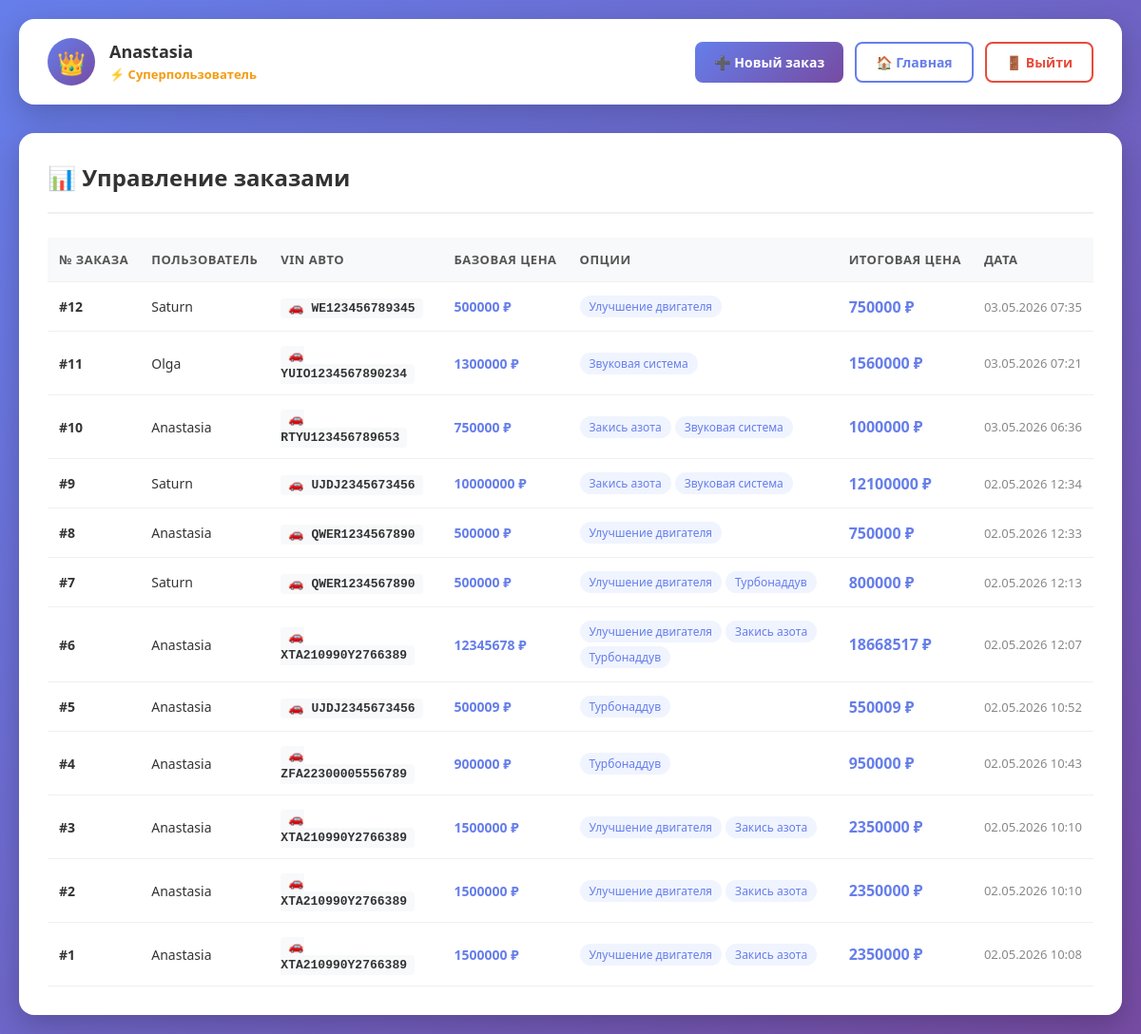
Before: /admin-panel/ (signed in) with the older database file.
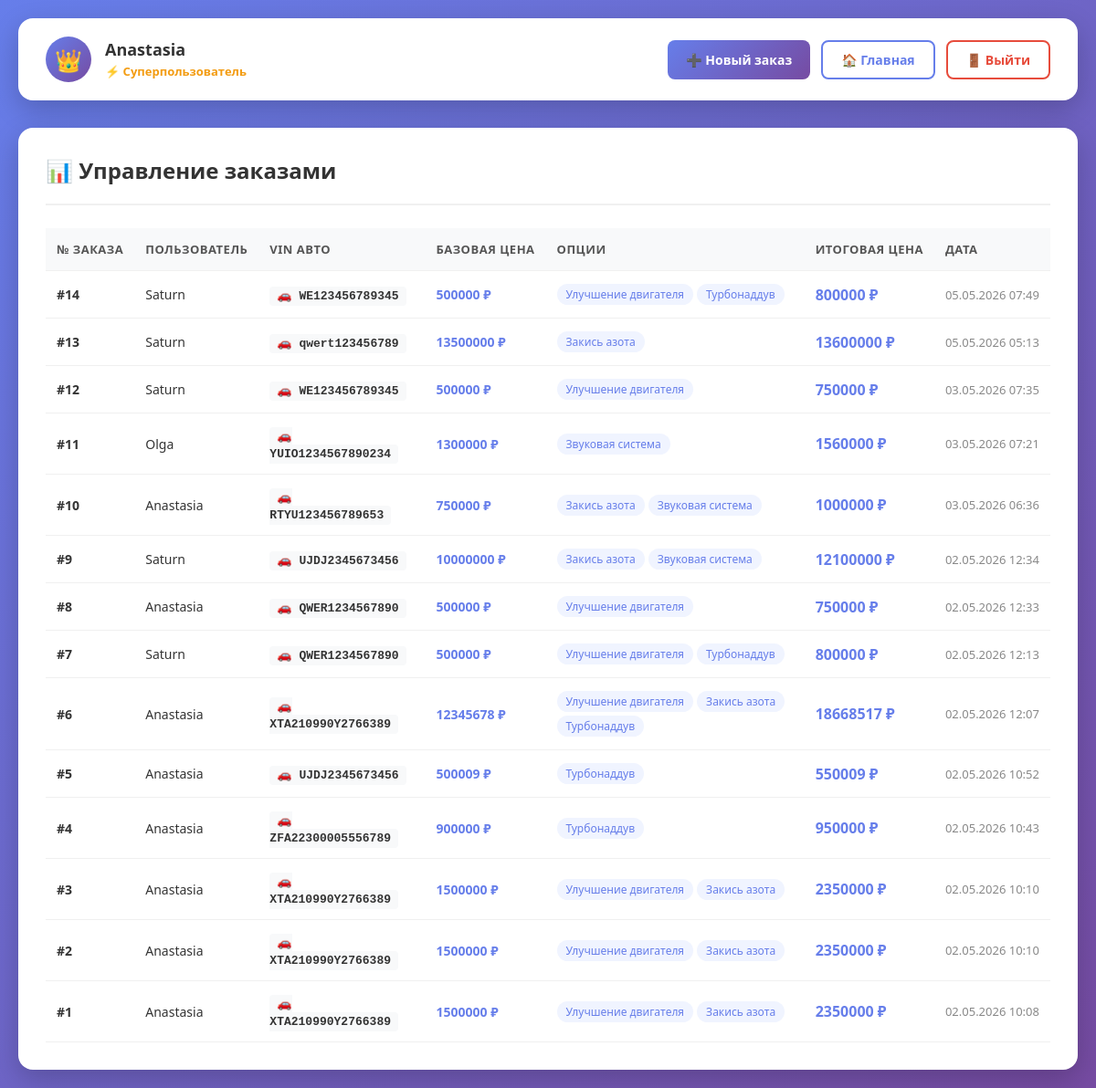
After: the same page with the newer database file.
### tuning/models.py (models this page shows, shortened)
class Order(models.Model):
    user = models.ForeignKey(
        User,
        on_delete=models.CASCADE,
        related_name='orders'
    )
    car = models.ForeignKey(
        Car,
        on_delete=models.PROTECT,
        related_name='orders'
    )
    base_price = models.PositiveIntegerField()
    tuning_options = models.JSONField()
    total_price = models.PositiveIntegerField()
    created_at = models.DateTimeField(auto_now_add=True)

class Car(models.Model):
    vin_id = models.CharField(
        max_length=20,
        primary_key=True,
        unique=True,
        editable=False
    )
    base_price = models.IntegerField(default=500000)
    description = models.CharField(max_length=255, default='базовая комплектация')

### tuning/decorators.py (the view)
    def _wrapped_view(request, *args, **kwargs):
        if request.user.is_superuser:
            return view_func(request, *args, **kwargs)
        messages.error(request, 'У вас нет прав доступа к этой странице')
        return redirect('admin_panel')

### tuning/adapters/django_order_repository.py (called while the page is built)
    def get_all(self):
        orders = Order.objects.all().order_by('-created_at')
        return [
            OrderEntity(
                order_id=o.id,
                user_id=o.user.id,
                username=o.user.username,  # ← добавить
                vin_id=o.car.vin_id,
                base_price=o.base_price,
                tuning_options=o.tuning_options,
                total_price=o.total_price,
                created_at=o.created_at
            ) for o in orders
        ]

### tuning/use_cases/get_all_orders.py (called while the page is built)
    def execute(self) -> list:
        return self.order_repo.get_all()

### tuning/views.py (called while the page is built)
@superuser_required
def admin_panel(request):
    use_case = GetAllOrdersUseCase(order_repository=DjangoOrderRepository())
    orders = use_case.execute()
    return render(request, 'admin_panel.html', {
        'orders': orders,
        'user': request.user,
        'has_orders': len(orders) > 0
    })

### tuning/templates/admin_panel.html (shortened to what this page needs)
<!DOCTYPE html>
<html lang="ru">
<head>
</head>
<body>
    <div class="header">
        <div class="admin-info">
            <div class="admin-avatar">👑</div>
            <div class="admin-details">
                <h3>{{ user.username }}</h3>
                <span>⚡ Суперпользователь</span>
            </div>
        </div>
        <div class="nav-actions">
            <a href="{% url 'create_order' %}" class="btn btn-primary">
                ➕ Новый заказ
            </a>
            <a href="{% url 'home' %}" class="btn btn-outline">
                🏠 Главная
            </a>
            <a href="{% url 'logout' %}" class="btn btn-danger">
                🚪 Выйти
            </a>
        </div>
    </div>
    <div class="container">
        <div class="content-card">
            <div class="card-header">
                <h2>📊 Управление заказами</h2>
            </div>
            {% if has_orders %}
            <div class="table-wrapper">
                <table>
                    <thead>
                        <tr>
                            <th>№ заказа</th>
                            <th>Пользователь</th>
                            <th>VIN авто</th>
                            <th>Базовая цена</th>
                            <th>Опции</th>
                            <th>Итоговая цена</th>
                            <th>Дата</th>
                        </tr>
                    </thead>
                    <tbody>
                        {% for order in orders %}
                        <tr>
                            <td><strong>#{{ order.order_id }}</strong></td>
                            <td>
                                <span class="user-badge {% if order.user.is_superuser %}superuser{% endif %}">
                                    {{ order.username }}
                                </span>
                            </td>
                            <td><span class="vin-code">🚗 {{ order.vin_id }}</span></td>
                            <td class="price">{{ order.base_price|floatformat:0 }} ₽</td>
                            <td>
                                {% if order.tuning_options %}
                                <div class="options-list">
                                    {% for opt in order.tuning_options %}
                                    <span class="option-tag">{{ opt }}</span>
                                    {% endfor %}
                                </div>
                                {% else %}
                                <span class="no-option">Без опций</span>
                                {% endif %}
                            </td>
                            <td class="price" style="font-size: 16px; font-weight: 700;">
                                {{ order.total_price|floatformat:0 }} ₽
                            </td>
                            <td class="date">{{ order.created_at|date:"d.m.Y H:i" }}</td>
                        </tr>
                        {% endfor %}
                    </tbody>
                </table>
            </div>
            {% endif %}
        </div>
    </div>
</body>
</html>

Changed rows visible on the page:
added Order: order_id "14", username "Saturn", vin_id "WE123456789345", base_price "500000", tuning_options "Улучшение двигателя" "Турбонаддув", total_price "800000", created_at "05.05.2026 07:49"
added Order: order_id "13", username "Saturn", vin_id "qwert123456789", base_price "13500000", tuning_options "Закись азота", total_price "13600000", created_at "05.05.2026 05:13"
